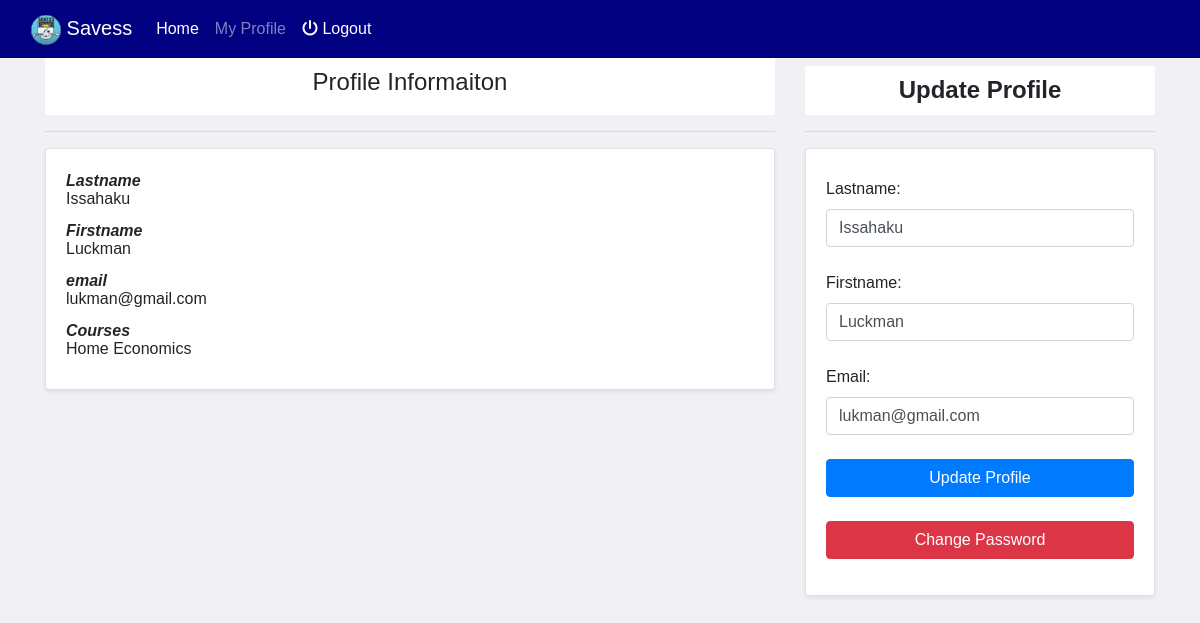
The page /profile.php (signed in) on the database its author committed.
### tables this page shows
CREATE TABLE `students` (
  `sid` int(11) NOT NULL,
  `sfname` varchar(20) DEFAULT NULL,
  `slname` varchar(20) DEFAULT NULL,
  `semail` varchar(255) DEFAULT NULL,
  `cid` int(11) DEFAULT NULL,
  `form` int(11) DEFAULT NULL,
  `spassword` text DEFAULT NULL
);

CREATE TABLE `courses` (
  `cid` int(11) NOT NULL,
  `cname` varchar(100) DEFAULT NULL
);

### profile.php (the view, shortened to what this page needs)
<?php session_start();
	require_once 'inc/config.php';
	include_once 'header.php';
	$sql = mysqli_query($con, "SELECT * FROM students WHERE sid = '$sid'");
	$data = mysqli_fetch_assoc($sql);
?>
	<div class="container">
		<div class="row">
			<div class="col-sm-12 col-md-8">
				<div class="courseTitle">
					<h4>Profile Informaiton</h4>
				</div> <hr>
				<div class="card card-body shadow-sm">
					<dt>
						<dl>Lastname</dl>
						<dd><?= $data['slname']; ?></dd>
					</dt>
					<dt>
						<dl>Firstname</dl>
						<dd><?= $data['sfname']; ?></dd>
					</dt>
					<dt>
						<dl>email</dl>
						<dd><?= $data['semail']; ?></dd>
					</dt>
					<dt>
						<dl>Courses</dl>
						<?php $ccsql = mysqli_query($con, "SELECT * FROM courses WHERE cid = '$cid'");
						$ccdata = mysqli_fetch_assoc($ccsql); ?>
						<dd><?= $ccdata['cname']; ?></dd>
					</dt>
				</div>
			</div>
			<div class="col-sm-12 col-md-4">
				<h4 class="chapterTitle text-center mt-2 courseTitle">Update Profile</h4> <hr>
				<div>
					<form action="process/profile_update.pro.php" method="post" class="card card-body shadow-sm">
						<div class="form-group mt-2">
							<label for="lastname">Lastname:</label>
							<input type="text" class="form-control" name="lastname" id="lastname" value="<?= $data['slname']; ?>" required>
						</div>
						<div class="form-group mt-2">
							<label for="firstname">Firstname:</label>
							<input type="text" class="form-control" name="firstname" id="firstname" value="<?= $data['sfname']; ?>" required>
						</div>
						<div class="form-group mt-2">
							<label for="email">Email:</label>
							<input type="email" class="form-control" name="email" id="email" value="<?= $data['semail']; ?>" required>
						</div>
						<div class="form-group mt-2">
			            	<button type="submit" class="btn btn-primary btn-block" style="width: 100%">Update Profile</button>
			            </div>
			            <div class="form-group mt-2">
			            	<button type="button" class="btn btn-danger btn-block" data-bs-toggle="modal" data-bs-target="#changePassMdl" style="width: 100%">Change Password</button>
			            </div>
					</form>
				</div>
			</div>
		</div>
	</div>
<?php include_once 'footer.php'; ?>

### css/style.css (style rules this page uses)
body { font-family: Arial, sans-serif; background-color: #f0f0f5; margin: 0; padding: 0; }
.courseTitle { text-align: center; font-weight: bold; padding: 10px 0; background-color: #fff; margin-bottom: 10px; }
.chapterTitle { text-align: left; font-family: sans-serif; }
dl { margin-bottom: -6px; font-style: italic; }

### rows shown on the page
students: slname "Issahaku", sfname "Luckman", semail "lukman@gmail.com", lastname "Issahaku", firstname "Luckman", email "lukman@gmail.com"
courses: cname "Home Economics"
